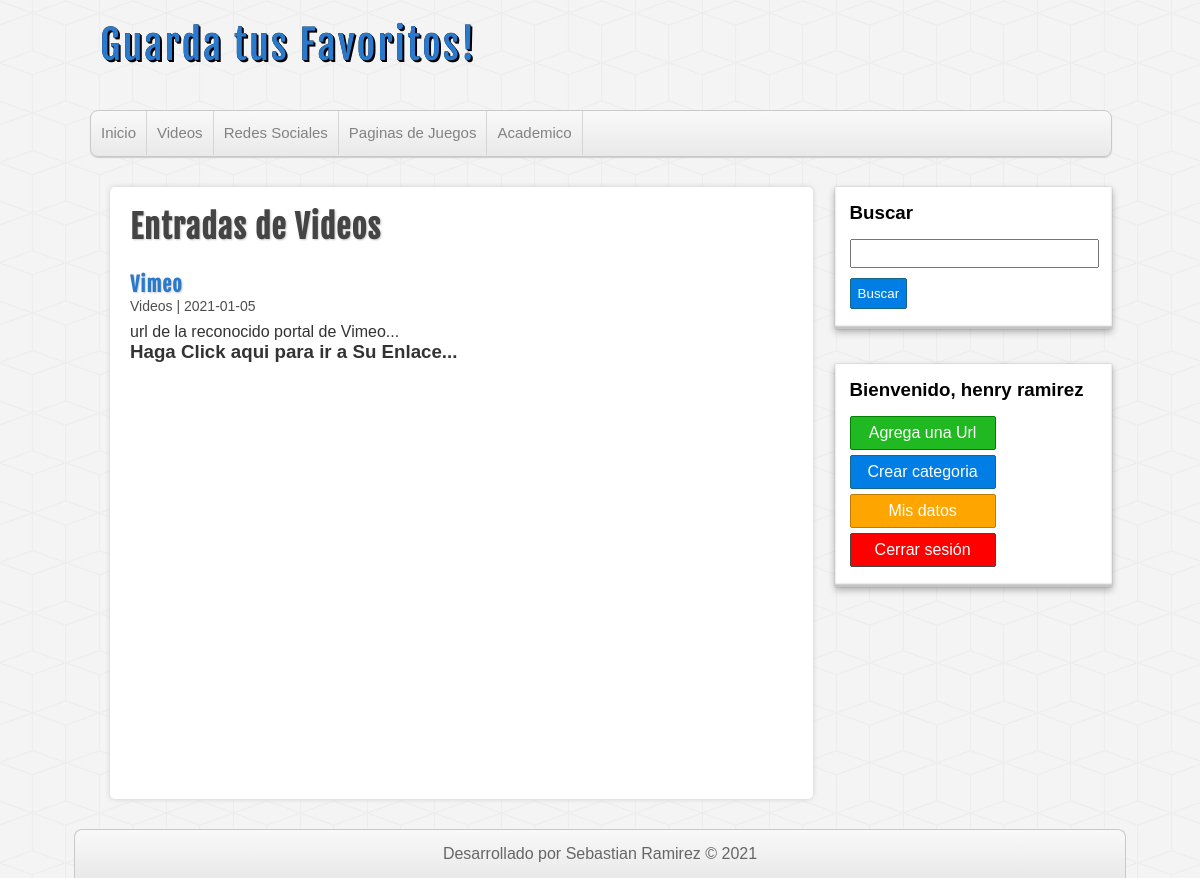
Screenshot of /views/categorias/listar-por-categoria.php?id=1 (signed in) with the database file from the repository.
### tables this page shows
CREATE TABLE `categorias` (
  `id` int(11) NOT NULL,
  `nombre` varchar(255) NOT NULL
);

CREATE TABLE `favoritos` (
  `id` int(11) NOT NULL,
  `usuario_id` int(11) NOT NULL,
  `categoria_id` int(11) NOT NULL,
  `titulo` varchar(255) NOT NULL,
  `descripcion` mediumtext NOT NULL,
  `url` varchar(255) NOT NULL,
  `fecha` date DEFAULT NULL
);

### models/helpers/helpers.php (called while the page is built, shortened)
<?php
function conseguirCategorias($conexion)
{
    $sql = "SELECT * FROM categorias ORDER BY id ASC;";
    $categorias = mysqli_query($conexion, $sql);
    $resultado = array();
    if ($categorias && mysqli_num_rows($categorias) >= 1) {
        $resultado = $categorias;
    }
    return $resultado;
}
function conseguirCategoria($conexion, $id)
{
    $sql = "SELECT * FROM categorias WHERE id = $id;";
    $categorias = mysqli_query($conexion, $sql);
    $resultado = array();
    if ($categorias && mysqli_num_rows($categorias) >= 1) {
        $resultado = mysqli_fetch_assoc($categorias);
    }
    return $resultado;
}
function conseguirUrls($conexion, $limit = null, $categoria = null, $busqueda = null)
{
    $sql = "SELECT f.*, c.nombre AS 'categoria' FROM favoritos f " .
        "INNER JOIN categorias c ON f.categoria_id = c.id ";
    if (!empty($categoria)) {
        $sql .= "WHERE f.categoria_id = $categoria ";
    }
    $sql .= "ORDER BY f.id DESC ";
    $urls = mysqli_query($conexion, $sql);
    return $urls;
}

### views/categorias/listar-por-categoria.php (the view, shortened to what this page needs)
<?php require_once '../../config/conexion.php'; ?>
<?php require_once '../../models/helpers/helpers.php'; ?>
<?php
$categoria_actual = conseguirCategoria($db, $_GET['id']);
?>
<?php require_once '../layout/header.php'; ?>
<?php require_once '../layout/lateral.php'; ?>
<div id="principal">
    <h1>Entradas de <?= $categoria_actual['nombre'] ?></h1>
    <?php
    $urls = conseguirUrls($db, null, $_GET['id']);
    if (!empty($urls) && mysqli_num_rows($urls) >= 1) :
        while ($url = mysqli_fetch_assoc($urls)) :
    ?>
            <article class="entrada">
                <a href="http://localhost/favoritos/views/urls/detalle-enlace.php?id=<?= $url['id'] ?>">
                    <h2><?= $url['titulo'] ?></h2>
                    <span class="fecha"><?= $url['categoria'] . ' | ' . $url['fecha'] ?></span>
                    <p>
                        <?= substr($url['descripcion'], 0, 180) . "..." ?>
                    </p>
                    <a href="<?= $url['url'] ?>">
                        <h3>Haga Click aqui para ir a Su Enlace...</h3>
                    </a>
                </a>
            </article>
        <?php
        endwhile;
    else :
        ?>
        <div class="alerta">No hay entradas en esta categoría</div>
    <?php endif; ?>
</div>
<?php require_once '../layout/footer.php'; ?>

### views/layout/header.php (shortened to what this page needs)
<?php include_once 'C:\Desarollo_Xampp\htdocs\favoritos\models\helpers\helpers.php'; ?>
<?php include_once 'C:\Desarollo_Xampp\htdocs\favoritos\config\conexion.php'; ?>
<!DOCTYPE html>
<html lang="es">
<link rel="stylesheet" type="text/css" href="http://localhost/favoritos/assets/css/style.css">
<head>
</head>
<body>
    <header id="cabecera">
        <div id="logo">
            <a href="./index.php">
                Guarda tus Favoritos!
            </a>
        </div>
        <nav id="menu">
            <ul>
                <li>
                    <a href="http://localhost/favoritos/index.php">Inicio</a>
                </li>
                <?php if (isset($_SESSION['usuario'])) : ?>
                    <?php
                    $categorias = conseguirCategorias($db);
                    if (!empty($categorias)) :
                        while ($categoria = mysqli_fetch_assoc($categorias)) :
                    ?>
                            <li>
                                <a href="http://localhost/favoritos/views/categorias/listar-por-categoria.php?id=<?= $categoria['id'] ?>">
                                    <?= $categoria['nombre'] ?></a>
                            </li>
                    <?php
                        endwhile;
                    endif;
                    ?>
                <?php endif; ?>
            </ul>
        </nav>
    </header>
    <div id="contenedor">

### assets/css/style.css (style rules this page uses)
* { margin: 0px; padding: 0px; font-family: sans-serif, Helvetica, Arial; text-decoration: none; }
body { background: url(../img/cubes.png) #f4f4f4; }
.fecha { color: #4e4e4e; margin-top: 5px; font-size: 14px; }
#cabecera { width: 85%; height: auto; background: transparent; margin: 0px auto; }
#logo { float: left; width: 540px; height: 110px; }
#logo a { font-family: "fajala", Helvetica; font-size: 40px; letter-spacing: 2px; color: #2979cd; text-shadow: 0px 0px 0px black, 1px 1px 0px black, 2px 2px 0px black; transition: all 500ms; line-height: 90px; margin-left: 10px; }
#menu { clear: both; width: 100%; height: 45px; background: linear-gradient(to bottom, #f9f9f9 0px, #e9e9e9 100%); border: 1px solid #c9c9c9; border-radius: 8px; box-shadow: 0px 1px 1px #ccc; overflow: hidden; }
#menu ul { list-style: none; }
#menu ul li { float: left; line-height: 44px; border-right: 1px solid #d6d6d6; }
#menu ul li a { display: block; padding-left: 10px; padding-right: 10px; font-size: 15px; color: #838282; }
#contenedor { width: 85%; height: auto; margin: 0px auto; margin-top: 30px; margin-bottom: 30px; }
#principal { float: left; width: 65%; min-height: 572px; background: white; border-radius: 5px; box-shadow: 0px 0px 5px #ccc; margin-left: 20px; padding: 20px; overflow: hidden; }
#principal a { color: #333; }
#principal h1 { font-size: 32px; color: #444; letter-spacing: 1px; text-shadow: 1px 1px 2px #ccc; font-family: "fajala"; }
#principal h2 { font-size: 20px; color: #2979cd; text-shadow: 1px 1px 2px #ccc; letter-spacing: 1px; font-family: "fajala"; margin-top: 25px; }
#principal p { margin-top: 8px; }

### rows the page displays
categorias: nombre "Videos"
categorias: nombre "Redes Sociales"
categorias: nombre "Paginas de Juegos"
categorias: nombre "Academico"
favoritos: titulo "Vimeo", categoria.nombre "Videos", fecha "2021-01-05", descripcion "url de la reconocido portal de Vimeo"

### other values shown
$_SESSION['usuario']['nombre'] "henry"
$_SESSION['usuario']['apellido'] "ramirez"
